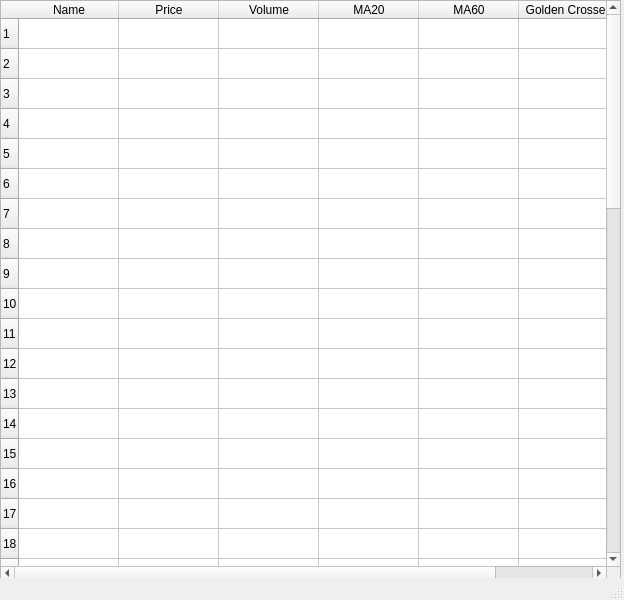
<?xml version="1.0" encoding="UTF-8"?>
<ui version="4.0">
 <class>MainWindow</class>
 <widget class="QMainWindow" name="MainWindow">
  <property name="geometry">
   <rect>
    <x>0</x>
    <y>0</y>
    <width>624</width>
    <height>600</height>
   </rect>
  </property>
  <property name="windowTitle">
   <string>MainWindow</string>
  </property>
  <widget class="QWidget" name="centralwidget">
   <widget class="QTableWidget" name="tableWidget">
    <property name="geometry">
     <rect>
      <x>0</x>
      <y>0</y>
      <width>621</width>
      <height>581</height>
     </rect>
    </property>
    <row>
     <property name="text">
      <string>1</string>
     </property>
    </row>
    <row>
     <property name="text">
      <string>2</string>
     </property>
    </row>
    <row>
     <property name="text">
      <string>3</string>
     </property>
    </row>
    <row>
     <property name="text">
      <string>4</string>
     </property>
    </row>
    <row>
     <property name="text">
      <string>5</string>
     </property>
    </row>
    <row>
     <property name="text">
      <string>6</string>
     </property>
    </row>
    <row>
     <property name="text">
      <string>7</string>
     </property>
    </row>
    <row>
     <property name="text">
      <string>8</string>
     </property>
    </row>
    <row>
     <property name="text">
      <string>9</string>
     </property>
    </row>
    <row>
     <property name="text">
      <string>10</string>
     </property>
    </row>
    <row>
     <property name="text">
      <string>11</string>
     </property>
    </row>
    <row>
     <property name="text">
      <string>12</string>
     </property>
    </row>
    <row>
     <property name="text">
      <string>13</string>
     </property>
    </row>
    <row>
     <property name="text">
      <string>14</string>
     </property>
    </row>
    <row>
     <property name="text">
      <string>15</string>
     </property>
    </row>
    <row>
     <property name="text">
      <string>16</string>
     </property>
    </row>
    <row>
     <property name="text">
      <string>17</string>
     </property>
    </row>
    <row>
     <property name="text">
      <string>18</string>
     </property>
    </row>
    <row>
     <property name="text">
      <string>19</string>
     </property>
    </row>
    <row>
     <property name="text">
      <string>20</string>
     </property>
    </row>
    <row>
     <property name="text">
      <string>21</string>
     </property>
    </row>
    <row>
     <property name="text">
      <string>22</string>
     </property>
    </row>
    <row>
     <property name="text">
      <string>23</string>
     </property>
    </row>
    <row>
     <property name="text">
      <string>24</string>
     </property>
    </row>
    <row>
     <property name="text">
      <string>25</string>
     </property>
    </row>
    <row>
     <property name="text">
      <string>26</string>
     </property>
    </row>
    <row>
     <property name="text">
      <string>27</string>
     </property>
    </row>
    <row>
     <property name="text">
      <string>28</string>
     </property>
    </row>
    <row>
     <property name="text">
      <string>29</string>
     </property>
    </row>
    <row>
     <property name="text">
      <string>30</string>
     </property>
    </row>
    <row>
     <property name="text">
      <string>31</string>
     </property>
    </row>
    <row>
     <property name="text">
      <string>32</string>
     </property>
    </row>
    <row>
     <property name="text">
      <string>33</string>
     </property>
    </row>
    <row>
     <property name="text">
      <string>34</string>
     </property>
    </row>
    <row>
     <property name="text">
      <string>35</string>
     </property>
    </row>
    <row>
     <property name="text">
      <string>36</string>
     </property>
    </row>
    <row>
     <property name="text">
      <string>37</string>
     </property>
    </row>
    <row>
     <property name="text">
      <string>38</string>
     </property>
    </row>
    <row>
     <property name="text">
      <string>39</string>
     </property>
    </row>
    <row>
     <property name="text">
      <string>40</string>
     </property>
    </row>
    <row>
     <property name="text">
      <string>41</string>
     </property>
    </row>
    <row>
     <property name="text">
      <string>42</string>
     </property>
    </row>
    <row>
     <property name="text">
      <string>43</string>
     </property>
    </row>
    <row>
     <property name="text">
      <string>44</string>
     </property>
    </row>
    <row>
     <property name="text">
      <string>45</string>
     </property>
    </row>
    <row>
     <property name="text">
      <string>46</string>
     </property>
    </row>
    <row>
     <property name="text">
      <string>47</string>
     </property>
    </row>
    <row>
     <property name="text">
      <string>48</string>
     </property>
    </row>
    <row>
     <property name="text">
      <string>49</string>
     </property>
    </row>
    <row>
     <property name="text">
      <string>50</string>
     </property>
    </row>
    <column>
     <property name="text">
      <string>Name</string>
     </property>
    </column>
    <column>
     <property name="text">
      <string>Price</string>
     </property>
    </column>
    <column>
     <property name="text">
      <string>Volume</string>
     </property>
    </column>
    <column>
     <property name="text">
      <string>MA20</string>
     </property>
    </column>
    <column>
     <property name="text">
      <string>MA60</string>
     </property>
    </column>
    <column>
     <property name="text">
      <string>Golden Crossed</string>
     </property>
    </column>
   </widget>
  </widget>
  <widget class="QMenuBar" name="menubar">
   <property name="geometry">
    <rect>
     <x>0</x>
     <y>0</y>
     <width>624</width>
     <height>21</height>
    </rect>
   </property>
  </widget>
  <widget class="QStatusBar" name="statusbar"/>
 </widget>
 <resources/>
 <connections/>
</ui>
